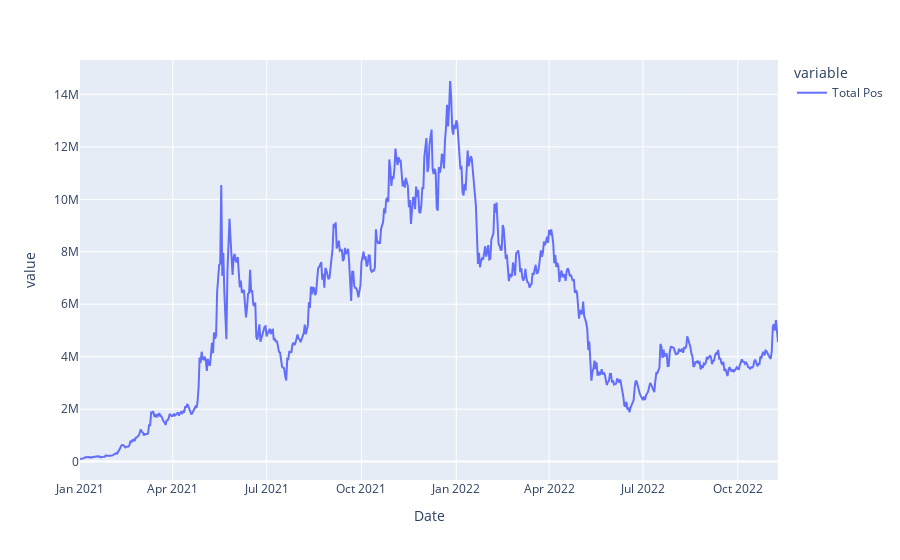

Source (notebook cell):
### Code cell
fig = px.line(portfolio_val['Total Pos'])
fig.show()

### Figure 1 — Plotly figure (JSON) as saved in the notebook; plotly's stock layout.template omitted (floating-point values rounded to 4 significant figures; data arrays with more than 128 entries replaced by an {"elided": "..."} marker saying what was removed)
{"data": [{"hovertemplate": "variable=Total Pos<br>Date=%{x}<br>value=%{y}<extra></extra>", "legendgroup": "Total Pos", "line": {"color": "#636efa", "dash": "solid"}, "marker": {"symbol": "circle"}, "mode": "lines", "name": "Total Pos", "orientation": "v", "showlegend": true, "type": "scatter", "x": {"elided": "677 str values"}, "xaxis": "x", "y": {"elided": "677 float values"}, "yaxis": "y"}], "layout": {"legend": {"title": {"text": "variable"}, "tracegroupgap": 0}, "margin": {"t": 60}, "xaxis": {"anchor": "y", "domain": [0, 1], "title": {"text": "Date"}}, "yaxis": {"anchor": "x", "domain": [0, 1], "title": {"text": "value"}}}}
